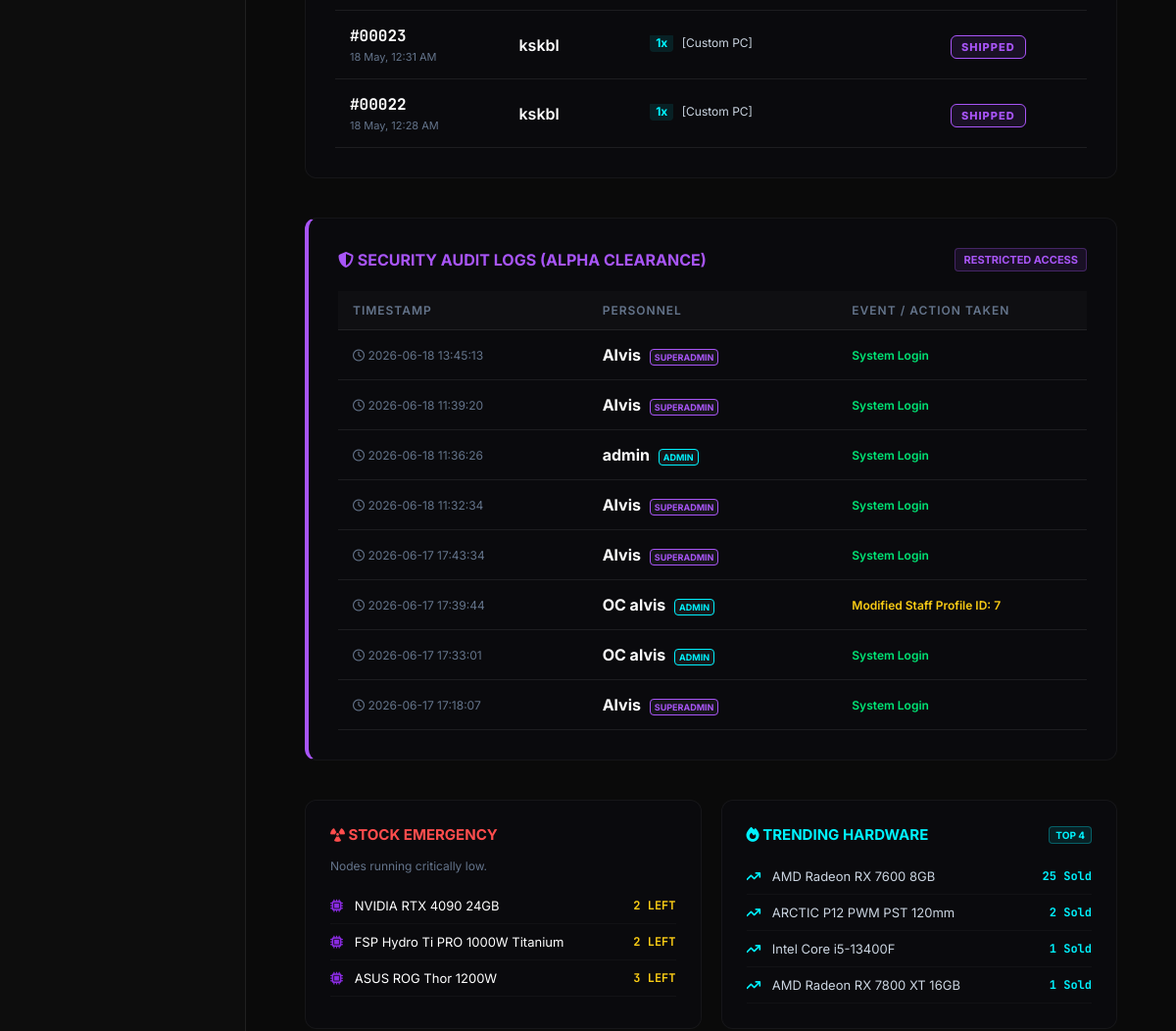
The app's page /admin_dashboard.php (signed in, middle part), older data.
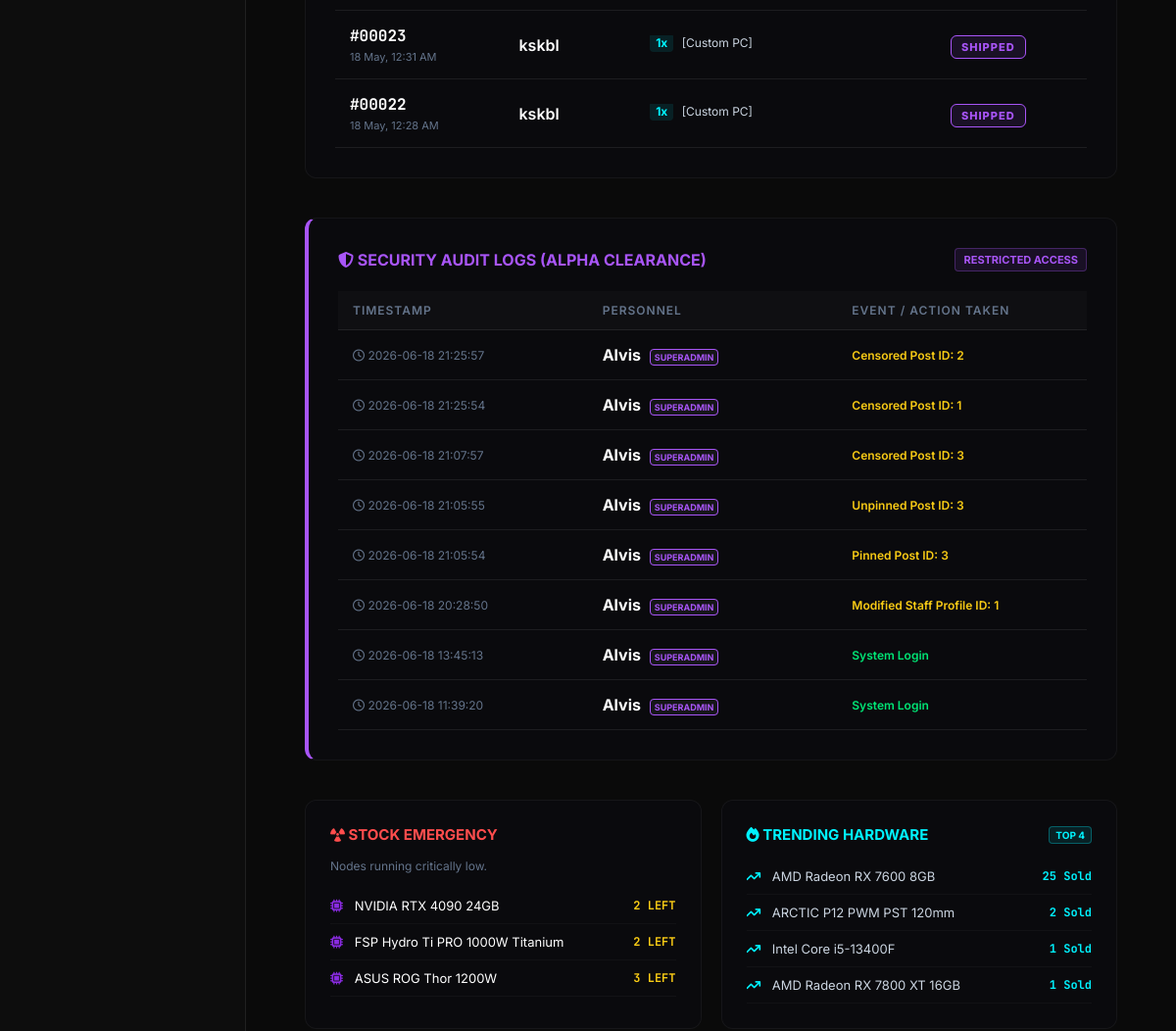
The same page, newer data.
### tables this page shows
CREATE TABLE `orders` (
  `order_id` int(11) NOT NULL,
  `order_name` varchar(100) DEFAULT 'My Custom Order',
  `customer_id` int(11) NOT NULL,
  `order_date` datetime DEFAULT current_timestamp(),
  `total_amount` decimal(10,2) NOT NULL,
  `coins_used` int(11) NOT NULL DEFAULT 0,
  `discount_amount` decimal(10,2) NOT NULL DEFAULT 0.00,
  `shipping_address` text NOT NULL,
  `contact_number` varchar(20) DEFAULT NULL,
  `order_status` varchar(20) DEFAULT 'Pending'
);

CREATE TABLE `customers` (
  `customer_id` int(11) NOT NULL,
  `username` varchar(150) DEFAULT NULL,
  `first_name` varchar(50) DEFAULT NULL,
  `last_name` varchar(50) DEFAULT NULL,
  `email` varchar(100) NOT NULL,
  `password` varchar(255) NOT NULL,
  `phone_number` varchar(20) DEFAULT NULL,
  `birthday` date DEFAULT NULL,
  `wallet_balance` decimal(10,2) NOT NULL DEFAULT 0.00,
  `reward_coins` int(11) NOT NULL DEFAULT 0,
  `membership_tier` varchar(20) DEFAULT 'Standard',
  `vip_expiry_date` datetime DEFAULT NULL,
  `auto_renew` tinyint(1) DEFAULT 0,
  `default_shipping_address` text DEFAULT NULL,
  `account_status` varchar(20) DEFAULT 'Active',
  `reset_token` varchar(6) DEFAULT NULL,
  `reset_token_expire` datetime DEFAULT NULL,
  `pref_gamer` int(11) DEFAULT 0,
  `pref_creator` int(11) DEFAULT 0,
  `pref_student` int(11) DEFAULT 0,
  `pref_enthusiast` int(11) DEFAULT 0,
  `created_at` datetime DEFAULT current_timestamp()
);

CREATE TABLE `order_details` (
  `order_detail_id` int(11) NOT NULL,
  `order_id` int(11) NOT NULL,
  `product_id` int(11) DEFAULT NULL,
  `pc_build` int(11) DEFAULT NULL,
  `package_id` int(11) DEFAULT NULL,
  `affiliate_id` int(11) DEFAULT NULL,
  `quantity` int(11) NOT NULL,
  `unit_price` decimal(10,2) NOT NULL
);

CREATE TABLE `admin_logs` (
  `log_id` int(11) NOT NULL,
  `admin_id` int(11) NOT NULL,
  `username` varchar(50) NOT NULL,
  `role` varchar(20) NOT NULL,
  `action_event` varchar(255) NOT NULL DEFAULT 'System Login',
  `ip_address` varchar(45) NOT NULL,
  `login_time` datetime DEFAULT current_timestamp()
);

CREATE TABLE `products` (
  `product_id` int(11) NOT NULL,
  `category_id` int(11) NOT NULL,
  `product_name` varchar(100) NOT NULL,
  `description` text DEFAULT NULL,
  `price` decimal(10,2) NOT NULL,
  `stock_quantity` int(11) NOT NULL DEFAULT 0,
  `specifications` text DEFAULT NULL,
  `image_url` longtext DEFAULT NULL,
  `status` varchar(20) DEFAULT 'Available',
  `tdp_wattage` int(11) DEFAULT 0,
  `is_package` tinyint(1) DEFAULT 0,
  `socket_type` varchar(20) DEFAULT NULL COMMENT 'For CPU and Motherboard (e.g., LGA1700, AM5)',
  `ram_type` varchar(20) DEFAULT NULL COMMENT 'For Motherboard and RAM (e.g., DDR4, DDR5)',
  `performance_tier` int(2) DEFAULT 0 COMMENT '1-10 scale for AI Bottleneck calculation'
);

### admin_dashboard.php (the view, shortened to what the changed rows need)
<?php
$current_role = $_SESSION['admin_role'] ?? $_SESSION['role'] ?? '';
?>
<!DOCTYPE html>
<html lang="en">
<head>
    <link rel="stylesheet" href="https://cdnjs.cloudflare.com/ajax/libs/font-awesome/6.4.0/css/all.min.css">
    <link rel="stylesheet" href="css/admin_style.css">
</head>
<body>
    <div class="admin-container">
        <div class="admin-content" style="padding: 30px;">
        <div class="admin-content" style="padding: 30px;">
            <div style="background:rgba(11,11,18,0.4); padding:30px; border-radius:12px; border:1px solid rgba(255,255,255,0.05); margin-bottom: 40px;">
                <table style="width:100%; border-collapse: collapse; text-align: left;">
                    <tbody>
                        <?php
                        $sql_recent = "SELECT o.order_id, c.username, o.order_status, o.total_amount, o.order_date
                                       FROM orders o JOIN customers c ON o.customer_id = c.customer_id
                                       ORDER BY o.order_id DESC LIMIT 5";
                        $res_recent = $conn->query($sql_recent);
                        if ($res_recent && $res_recent->num_rows > 0) {
                            while ($row = $res_recent->fetch_assoc()) {
                                $order_id = $row['order_id'];
                                $status = $row['order_status'];
                                $status_bg = "rgba(250, 204, 21, 0.1)"; $status_color = "#facc15";
                                if ($status == 'Processing') { $status_bg = "rgba(0, 242, 254, 0.1)"; $status_color = "#00f2fe"; }
                                elseif ($status == 'Shipped') { $status_bg = "rgba(168, 85, 247, 0.1)"; $status_color = "#a855f7"; }
                                elseif ($status == 'Completed') { $status_bg = "rgba(0, 230, 118, 0.1)"; $status_color = "#00e676"; }
                                elseif ($status == 'Cancelled') { $status_bg = "rgba(255, 77, 77, 0.1)"; $status_color = "#ff4d4d"; }
                                echo "<tr style='border-bottom: 1px solid rgba(255,255,255,0.03);'>";
                                echo "<td style='padding: 15px;'>
                                        <div style='color: #fff; font-family: JetBrains Mono; font-weight: bold;'>#" . str_pad($order_id, 5, '0', STR_PAD_LEFT) . "</div>
                                        <div style='color: #64748b; font-size: 11px; margin-top: 4px;'>" . date('d M, h:i A', strtotime($row['order_date'])) . "</div>
                                      </td>";
                                echo "<td style='padding: 15px; color: #fff; font-weight: 600;'>" . htmlspecialchars($row['username']) . "</td>";
                                echo "<td style='padding: 15px; width: 40%;'><div class='recent-order-items'>";
                                $sql_items = "SELECT od.quantity, p.product_name, pkg.package_name, sb.build_name FROM order_details od LEFT JOIN products p ON od.product_id = p.product_id LEFT JOIN packages pkg ON od.package_id = pkg.package_id LEFT JOIN saved_builds sb ON od.pc_build = sb.pc_build WHERE od.order_id = " . $order_id;
                                $res_items = $conn->query($sql_items);
                                while($item = $res_items->fetch_assoc()) {
                                    $item_name = $item['product_name'] ?: ($item['package_name'] ? "[Package] ".$item['package_name'] : "[Custom PC] ".$item['build_name']);
                                    echo "<div style='margin-bottom: 4px;'><span class='item-qty'>{$item['quantity']}x</span> " . htmlspecialchars($item_name) . "</div>";
                                }
                                echo "</div></td>";
                                echo "<td style='padding: 15px;'><span class='status-badge' style='background: {$status_bg}; color: {$status_color}; border: 1px solid {$status_color};'>{$status}</span></td>";
                                echo "</tr>";
                            }
                        } else {
                            echo "<tr><td colspan='4' style='padding: 20px; text-align: center; color: #64748b;'>No recent orders found.</td></tr>";
                        }
                        ?>
                    </tbody>
                </table>
            </div>
            <?php if (strtolower($current_role) === 'superadmin'): ?>
            <div style="background:rgba(11,11,18,0.4); padding:30px; border-radius:12px; border:1px solid rgba(255,255,255,0.05); margin-bottom: 40px; border-left: 4px solid #a855f7;">
                <table style="width:100%; border-collapse: collapse; text-align: left;">
                    <thead>
                        <tr style="border-bottom: 1px solid rgba(255,255,255,0.1);">
                            <th style="padding: 12px 15px; color:#64748b; font-size: 12px; text-transform: uppercase; white-space: nowrap; width: 33.33%;">Timestamp</th>
                            <th style="padding: 12px 15px; color:#64748b; font-size: 12px; text-transform: uppercase; width: 33.33%;">Personnel</th>
                            <th style="padding: 12px 15px; color:#64748b; font-size: 12px; text-transform: uppercase; width: 33.33%;">Event / Action Taken</th>
                        </tr>
                    </thead>
                    <tbody>
                        <?php
                        $log_sql = "SELECT * FROM admin_logs ORDER BY login_time DESC LIMIT 8";
                        $log_res = @$conn->query($log_sql);
                        if ($log_res && $log_res->num_rows > 0) {
                            while ($log = $log_res->fetch_assoc()) {
                                $role_color = (strtolower($log['role']) == 'superadmin') ? '#a855f7' : '#00f2fe';
                                $event = htmlspecialchars($log['action_event'] ?? 'System Login');
                                $event_color = ($event == 'System Login') ? '#00e676' : '#facc15';
                                echo "<tr style='border-bottom: 1px solid rgba(255,255,255,0.03);'>";
                                echo "<td style='padding: 15px; color:#64748b; font-size:12px; white-space: nowrap;'><i class='far fa-clock'></i> " . htmlspecialchars($log['login_time']) . "</td>";
                                echo "<td style='padding: 15px; color:#fff; font-weight:bold; white-space: nowrap;'>" . htmlspecialchars($log['username']) . " <span style='color:{$role_color}; background:rgba(255,255,255,0.05); padding:2px 4px; border-radius:4px; font-size:9px; border:1px solid {$role_color}; margin-left:5px;'>" . strtoupper(htmlspecialchars($log['role'])) . "</span></td>";
                                echo "<td style='padding: 15px; color:{$event_color}; font-size:12px; font-weight:600;'>{$event}</td>";
                                echo "</tr>";
                            }
                        } else {
                            echo "<tr><td colspan='3' style='padding: 20px; text-align: center; color: #64748b;'>No logs recorded.</td></tr>";
                        }
                        ?>
                    </tbody>
                </table>
            </div>
            <?php endif; ?>
            <div style="display: grid; grid-template-columns: repeat(auto-fit, minmax(300px, 1fr)); gap: 20px;">
                <div style="background:rgba(11,11,18,0.4); padding:25px; border-radius:12px; border:1px solid rgba(255,255,255,0.05); transition: transform 0.3s; cursor: default;" onmouseover="this.style.transform='translateY(-5px)'" onmouseout="this.style.transform='none'">
                    <ul style="list-style:none; padding:0; margin:0;">
                        <?php
                        $stock_res = $conn->query("SELECT product_name, stock_quantity FROM products WHERE stock_quantity <= 3 ORDER BY stock_quantity ASC LIMIT 4");
                        if($stock_res && $stock_res->num_rows > 0) {
                            while($item = $stock_res->fetch_assoc()) {
                                $qty = $item['stock_quantity'];
                                $c = ($qty == 0) ? "#ff4d4d" : "#facc15";
                                echo "<li style='display:flex; justify-content:space-between; padding:10px 0; border-bottom:1px solid rgba(255,255,255,0.03); font-size:13px;'>
                                        <span style='white-space: nowrap; overflow: hidden; text-overflow: ellipsis; max-width: 70%;'><i class='fa-solid fa-microchip' style='color:#8a2be2; margin-right:8px;'></i> " . htmlspecialchars($item['product_name']) . "</span>
                                        <span style='color:$c; font-weight:bold; font-family:\"JetBrains Mono\"; font-size:12px;'>$qty LEFT</span>
                                      </li>";
                            }
                        } else {
                            echo "<li style='color:#00e676; padding:15px; text-align:center; background:rgba(0,230,118,0.05); border-radius:6px; font-size:13px;'>Inventory optimal.</li>";
                        }
                        ?>
                    </ul>
                </div>
                <div style="background:rgba(11,11,18,0.4); padding:25px; border-radius:12px; border:1px solid rgba(255,255,255,0.05); transition: transform 0.3s; cursor: default;" onmouseover="this.style.transform='translateY(-5px)'" onmouseout="this.style.transform='none'">
                    <ul style="list-style:none; padding:0; margin:0;">
                        <?php
                        $top_sql = "SELECT p.product_name, SUM(od.quantity) as total_sold
                                    FROM order_details od
                                    JOIN products p ON od.product_id = p.product_id
                                    JOIN orders o ON od.order_id = o.order_id
                                    WHERE o.order_status != 'Cancelled'
                                    GROUP BY p.product_id
                                    ORDER BY total_sold DESC LIMIT 4";
                        $top_res = @$conn->query($top_sql);
                        if($top_res && $top_res->num_rows > 0) {
                            while($item = $top_res->fetch_assoc()) {
                                echo "<li style='display:flex; justify-content:space-between; padding:10px 0; border-bottom:1px solid rgba(255,255,255,0.03); font-size:13px;'>
                                        <span style='white-space: nowrap; overflow: hidden; text-overflow: ellipsis; max-width: 75%; color:#cbd5e1;'><i class='fas fa-arrow-trend-up' style='color:#00f2fe; margin-right:8px;'></i> " . htmlspecialchars($item['product_name']) . "</span>
                                        <span style='color:#00f2fe; font-weight:bold; font-family:\"JetBrains Mono\"; font-size:12px;'>" . $item['total_sold'] . " Sold</span>
                                      </li>";
                            }
                        } else {
                            echo "<li style='color:#64748b; padding:15px; text-align:center; font-size:13px;'>Not enough data to analyze trends.</li>";
                        }
                        ?>
                    </ul>
                </div>
            </div>
        </div>
    </div>
</body>
</html>

Row changes from the older to the newer data that the page shows:
no longer on this page (row unchanged): admin_logs: login_time "2026-06-18 11:36:26", username "admin", role "ADMIN", action_event "System Login"
no longer on this page (row unchanged): admin_logs: login_time "2026-06-18 11:32:34", username "Alvis", role "SUPERADMIN", action_event "System Login"
no longer on this page (row unchanged): admin_logs: login_time "2026-06-17 17:43:34", username "Alvis", role "SUPERADMIN", action_event "System Login"
no longer on this page (row unchanged): admin_logs: login_time "2026-06-17 17:39:44", username "OC alvis", role "ADMIN", action_event "Modified Staff Profile ID: 7"
no longer on this page (row unchanged): admin_logs: login_time "2026-06-17 17:33:01", username "OC alvis", role "ADMIN", action_event "System Login"
no longer on this page (row unchanged): admin_logs: login_time "2026-06-17 17:18:07", username "Alvis", role "SUPERADMIN", action_event "System Login"
added admin_logs: login_time "2026-06-18 21:25:57", username "Alvis", role "SUPERADMIN", action_event "Censored Post ID: 2"
added admin_logs: login_time "2026-06-18 21:25:54", username "Alvis", role "SUPERADMIN", action_event "Censored Post ID: 1"
added admin_logs: login_time "2026-06-18 21:07:57", username "Alvis", role "SUPERADMIN", action_event "Censored Post ID: 3"
added admin_logs: login_time "2026-06-18 21:05:55", username "Alvis", role "SUPERADMIN", action_event "Unpinned Post ID: 3"
added admin_logs: login_time "2026-06-18 21:05:54", username "Alvis", role "SUPERADMIN", action_event "Pinned Post ID: 3"
added admin_logs: login_time "2026-06-18 20:28:50", username "Alvis", role "SUPERADMIN", action_event "Modified Staff Profile ID: 1"
